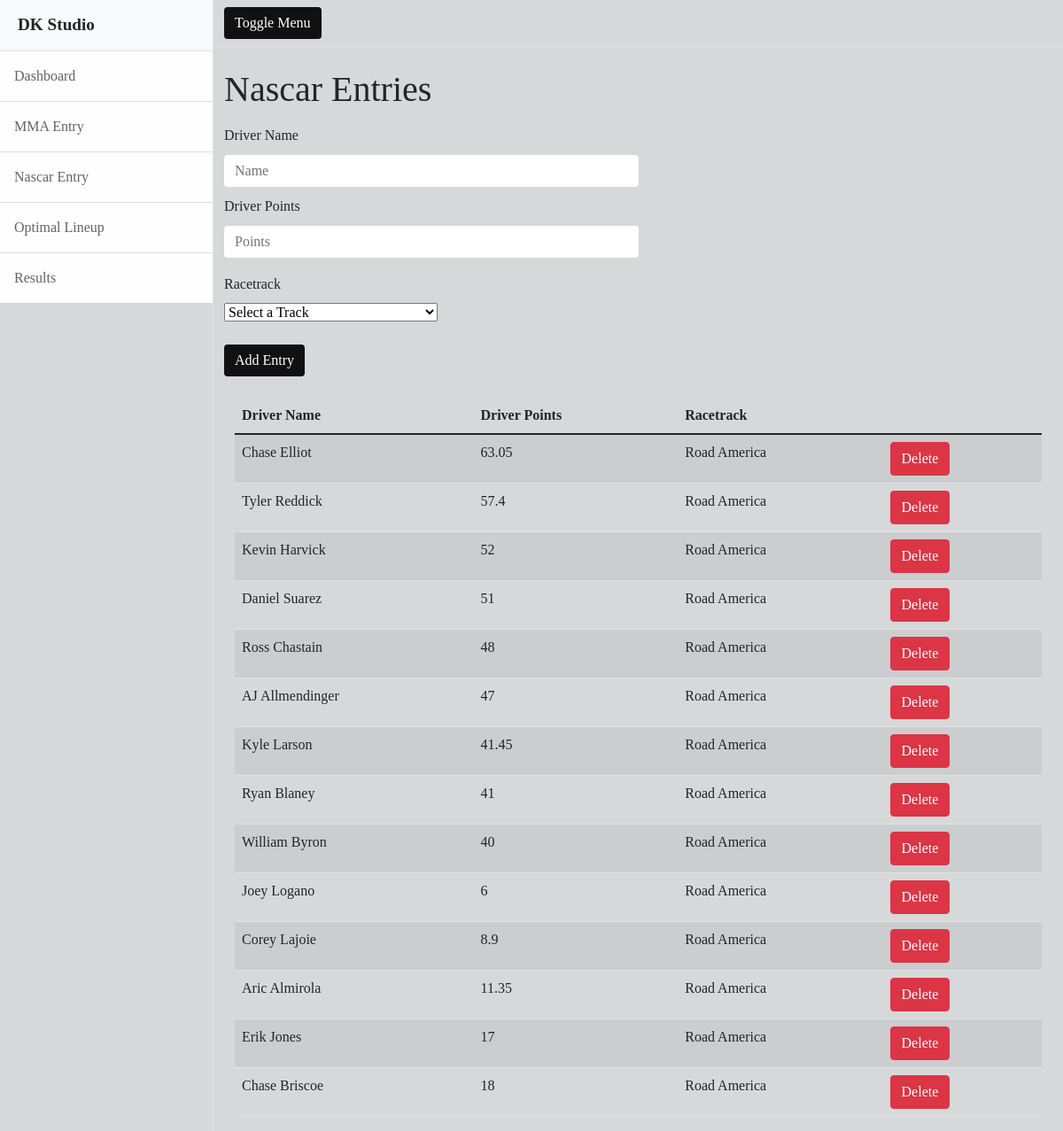
The app's page /nascar_entry with its own data.
### app.py (models this page shows)
class Nascar(db.Model):
    id = db.Column(db.Integer, primary_key=True)
    driver_name = db.Column(db.String(80))
    driver_points = db.Column(db.Integer)
    miles_in_race = db.Column(db.Integer)

### app.py (the view)
@app.route('/nascar_entry')
def nascar_entry():
    drivers = Nascar.query.all()
    return render_template('nascar_entry.html', drivers=drivers)

### templates/nascar_entry.html (shortened to what this page needs)
{% include 'includes/header.html' %}
<div id="page-content-wrapper">
    <nav class="navbar top-nav navbar-expand-lg navbar-light bg-light border-bottom">
        <div class="container-fluid">
            <button class="btn btn-primary" id="sidebarToggle">Toggle Menu</button>
        </div>
    </nav>
    <div class="container-fluid">
        <h1 class="mt-4">Nascar Entries</h1>
        <form class="mt-3" action="{{ url_for('add_nascar_entry') }}" method="post">
            <div class="form-row">
                <div class="form-group col-md-6">
                    <label for="driver_name">Driver Name</label>
                    <input type="text" class="form-control" id="driver_name" placeholder="Name" name="driver_name"
                           autofocus required>
                </div>
                <div class="form-group col-md-6">
                    <label for="driver_points">Driver Points</label>
                    <input type="number" class="form-control" id="driver_points" placeholder="Points"
                           name="driver_points" min="0" max="300" step="any" required>
                </div>
            </div>
            <div class="form-group col-md-6">
                <label class="mr-sm-2 sr-only my-2" for="miles_in_race">Racetrack</label><br/>
                <select class="custom-select mr-sm-2" id="miles_in_race" name="miles_in_race" required>
                    <option value="" disabled selected hidden>Select a Track</option>
                </select>
            </div>
            <button type="submit" class="btn btn-primary mt-4">Add Entry</button>
        </form>
        <div class="container-fluid mt-4">
            <div class="row">
                <div class="col-md-12">
                    <table class="table table-striped">
                        <thead>
                        <tr>
                            <th scope="col">Driver Name</th>
                            <th scope="col">Driver Points</th>
                            <th scope="col">Racetrack</th>
                            <th scope="col"></th>
                        </tr>
                        </thead>
                        <tbody>
                        {% for driver in drivers %}
                            <tr>
                                <td>{{ driver.driver_name }}</td>
                                <td>{{ driver.driver_points }}</td>
                                <td>{{ driver.miles_in_race }}</td>
                                <td>
                                    <a href="/delete_driver_entry/{{ driver.id }}">
                                        <button type="button" class="btn btn-danger">Delete</button>
                                    </a>
                                </td>
                            </tr>
                        {% endfor %}
                        </tbody>
                    </table>
                </div>
            </div>
        </div>
    </div>
</div>
{% include 'includes/footer.html' %}

### static/css/app.css (style rules this page uses)
body { background-color: #d7d8da; font-family: Georgia, "Times New Roman", Times, serif; }
.side-nav, .top-nav { background-color: #d7d8da !important; }
.btn-primary { background-color: #111; border: none; }
input { border: none !important; box-shadow: none !important; }
.form-group { margin-top: 10px; }
.form-control { margin-top: 10px; }

### records on screen
Nascar: driver_name "Chase Elliot", driver_points "63.05", miles_in_race "Road America"
Nascar: driver_name "Tyler Reddick", driver_points "57.4", miles_in_race "Road America"
Nascar: driver_name "Kevin Harvick", driver_points "52", miles_in_race "Road America"
Nascar: driver_name "Daniel Suarez", driver_points "51", miles_in_race "Road America"
Nascar: driver_name "Ross Chastain", driver_points "48", miles_in_race "Road America"
Nascar: driver_name "AJ Allmendinger", driver_points "47", miles_in_race "Road America"
Nascar: driver_name "Kyle Larson", driver_points "41.45", miles_in_race "Road America"
Nascar: driver_name "Ryan Blaney", driver_points "41", miles_in_race "Road America"
Nascar: driver_name "William Byron", driver_points "40", miles_in_race "Road America"
Nascar: driver_name "Joey Logano", driver_points "6", miles_in_race "Road America"
Nascar: driver_name "Corey Lajoie", driver_points "8.9", miles_in_race "Road America"
Nascar: driver_name "Aric Almirola", driver_points "11.35", miles_in_race "Road America"
Nascar: driver_name "Erik Jones", driver_points "17", miles_in_race "Road America"
Nascar: driver_name "Chase Briscoe", driver_points "18", miles_in_race "Road America"
